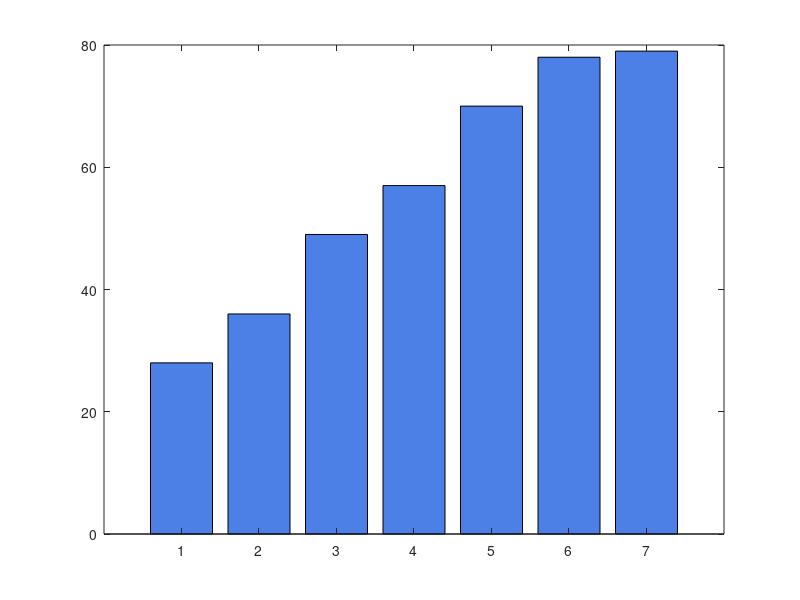

MATLAB code for this plot: (Note: this script raises an error after producing the figure.)
% ===================================================== 
%  UTS Matematika Sains Data — Semester Genap 2025/2026 
%  Soal 1 — Analisis Penjualan Toko Harian 
%  --------------------------------------------------- 
%  Nama  : Muhammad Arkan Ryanto
%  NIM   : 17
%  Parameter: N=17, a=1, b=7, K=9, theta0=65, alpha=0.008 
%  Tanggal: 23 April 2026
% ===================================================== 
  
clc; clear; close all; 
  
N = 17; a = 1; b = 7; K = 9; 
  
i = 1:7;
D = 20 + (K * i) + (mod(a * i, 7)) - (mod(b * i, 5));

mean_D   = mean(D);
median_D = median(D);
modus_D = mode(D); 
range_D  = range(D);
stdev_P  = std(D, 1); 

fprintf('Mean: %.4f\n', mean_D);
fprintf('Median: %.4f\n', median_D);
fprintf('Modus: Tidak Ada (Output MATLAB: %d)\n', modus_D);
fprintf('Range: %.4f\n', range_D);
fprintf('Standar Deviasi: %.4f\n', stdev_P);
fprintf('Waktu Eksekusi: %s\n', datestr(now, 'dd-mmm-yyyy HH:MM:SS'));

figure('Name', 'Analisis Penjualan', 'Color', 'k');
hBar = bar(i, D, 'FaceColor', [0.3 0.5 0.9]); 
hold on;

yline(mean_D, 'r--', 'LineWidth', 2, 'Label', 'Rata-rata');

xlabel('Toko Ke-i');
ylabel('Penjualan (Juta Rupiah)');
title('Diagram Batang Penjualan Per Toko');
xticks(1:7);
grid on;

saveas(gcf, 'Diagram_Penjualan_17.png');
